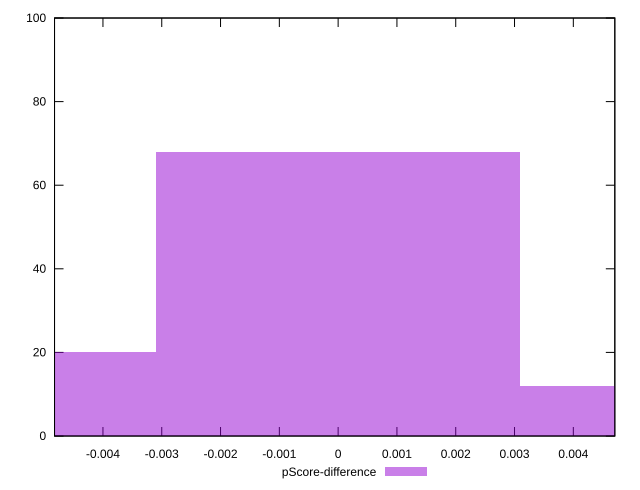

Write the gnuplot code that produced this figure.
reset

$pScoreDifference <<EOF
0 68
0.006182967799072398 12
-0.006182967799072398 20
EOF

set key outside below
set boxwidth 0.006182967799072398
set xrange [-0.0048235294117647265:0.004705882352941171]
set yrange [0:100]
set trange [0:100]
set style fill transparent solid 0.5 noborder
set terminal svg size 640, 490 enhanced background rgb 'white'
set output "report_00017_2021-02-10T15-08-03.406Z/render-blocking-resources/samples/pages/pScore-difference/histogram.svg"

plot $pScoreDifference title "pScore-difference" with boxes

reset
